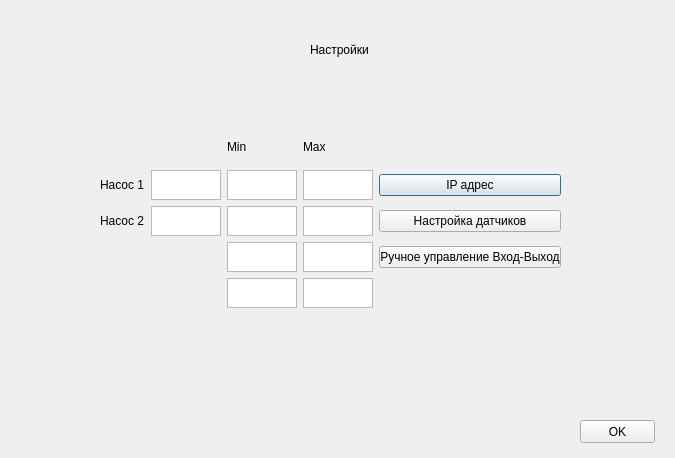
<?xml version="1.0" encoding="UTF-8"?>
<ui version="4.0">
 <class>Dialog</class>
 <widget class="QDialog" name="Dialog">
  <property name="geometry">
   <rect>
    <x>0</x>
    <y>0</y>
    <width>675</width>
    <height>458</height>
   </rect>
  </property>
  <property name="windowTitle">
   <string>Dialog</string>
  </property>
  <widget class="QWidget" name="gridLayoutWidget">
   <property name="geometry">
    <rect>
     <x>100</x>
     <y>130</y>
     <width>461</width>
     <height>178</height>
    </rect>
   </property>
   <layout class="QGridLayout" name="gridLayout">
    <item row="2" column="4">
     <widget class="QTextEdit" name="klapan_2_max">
      <property name="maximumSize">
       <size>
        <width>98</width>
        <height>30</height>
       </size>
      </property>
     </widget>
    </item>
    <item row="1" column="4">
     <widget class="QTextEdit" name="klapan_1_max">
      <property name="maximumSize">
       <size>
        <width>98</width>
        <height>30</height>
       </size>
      </property>
     </widget>
    </item>
    <item row="2" column="2">
     <widget class="QTextEdit" name="klapan_2_min">
      <property name="maximumSize">
       <size>
        <width>98</width>
        <height>30</height>
       </size>
      </property>
     </widget>
    </item>
    <item row="0" column="2">
     <widget class="QLabel" name="label">
      <property name="text">
       <string>Min</string>
      </property>
     </widget>
    </item>
    <item row="3" column="4">
     <widget class="QTextEdit" name="klapan_3_max">
      <property name="maximumSize">
       <size>
        <width>98</width>
        <height>30</height>
       </size>
      </property>
     </widget>
    </item>
    <item row="3" column="2">
     <widget class="QTextEdit" name="klapan_3_min">
      <property name="maximumSize">
       <size>
        <width>98</width>
        <height>30</height>
       </size>
      </property>
     </widget>
    </item>
    <item row="4" column="2">
     <widget class="QTextEdit" name="klapan_4_min">
      <property name="maximumSize">
       <size>
        <width>98</width>
        <height>30</height>
       </size>
      </property>
     </widget>
    </item>
    <item row="1" column="0">
     <widget class="QLabel" name="label_3">
      <property name="text">
       <string>Насос 1</string>
      </property>
     </widget>
    </item>
    <item row="1" column="1">
     <widget class="QTextEdit" name="valve_1">
      <property name="maximumSize">
       <size>
        <width>98</width>
        <height>30</height>
       </size>
      </property>
     </widget>
    </item>
    <item row="2" column="0">
     <widget class="QLabel" name="label_4">
      <property name="text">
       <string>Насос 2</string>
      </property>
     </widget>
    </item>
    <item row="2" column="1">
     <widget class="QTextEdit" name="valve_2">
      <property name="maximumSize">
       <size>
        <width>98</width>
        <height>30</height>
       </size>
      </property>
     </widget>
    </item>
    <item row="1" column="2">
     <widget class="QTextEdit" name="klapan_1_min">
      <property name="maximumSize">
       <size>
        <width>98</width>
        <height>30</height>
       </size>
      </property>
     </widget>
    </item>
    <item row="4" column="4">
     <widget class="QTextEdit" name="klapan_4_max">
      <property name="maximumSize">
       <size>
        <width>98</width>
        <height>30</height>
       </size>
      </property>
     </widget>
    </item>
    <item row="0" column="4">
     <widget class="QLabel" name="label_2">
      <property name="text">
       <string>Max</string>
      </property>
     </widget>
    </item>
    <item row="1" column="5">
     <widget class="QPushButton" name="ip_adress">
      <property name="text">
       <string>IP адрес</string>
      </property>
     </widget>
    </item>
    <item row="2" column="5">
     <widget class="QPushButton" name="datchicki">
      <property name="text">
       <string>Настройка датчиков</string>
      </property>
     </widget>
    </item>
    <item row="3" column="5">
     <widget class="QPushButton" name="i_o_manage">
      <property name="text">
       <string>Ручное управление Вход-Выход</string>
      </property>
     </widget>
    </item>
   </layout>
  </widget>
  <widget class="QPushButton" name="send">
   <property name="geometry">
    <rect>
     <x>580</x>
     <y>420</y>
     <width>75</width>
     <height>23</height>
    </rect>
   </property>
   <property name="text">
    <string>OK</string>
   </property>
  </widget>
  <widget class="QLabel" name="label_5">
   <property name="geometry">
    <rect>
     <x>310</x>
     <y>40</y>
     <width>341</width>
     <height>20</height>
    </rect>
   </property>
   <property name="text">
    <string>Настройки</string>
   </property>
  </widget>
 </widget>
 <resources/>
 <connections/>
</ui>
